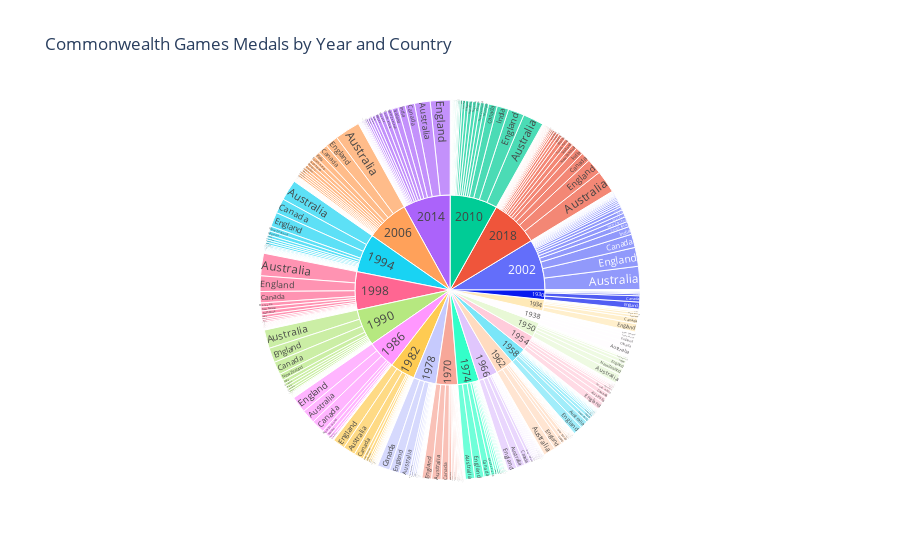

The notebook cell this image was saved under:
### Code cell
# prompt: draw a sunburst chart using the above df data


import pandas as pd
import plotly.express as px


# Load the dataset (assuming 'df' is already loaded as shown in your code)
df = pd.read_csv("https://raw.githubusercontent.com/nethajinirmal13/Training-datasets/main/COMMONWEALTH%20GAMES%201930-2018%20%20-%20MEDAL%20TALLY.csv")


# Prepare the data for the sunburst chart
# Assuming you want to visualize medals by Year, Country, and Total medals
# Replace 'Total' with the actual column name if different
df['Total'] = pd.to_numeric(df['Total'], errors='coerce')  # Convert to numeric, handle errors


fig = px.sunburst(df, path=['Year', 'Country'], values='Total',
                 title="Commonwealth Games Medals by Year and Country")


fig.show()

### Figure 1 — Plotly figure (JSON) as saved in the notebook; plotly's stock layout.template omitted (floating-point values rounded to 4 significant figures; data arrays with more than 128 entries replaced by an {"elided": "..."} marker saying what was removed)
{"data": [{"branchvalues": "total", "domain": {"x": [0, 1], "y": [0, 1]}, "hovertemplate": "labels=%{label}<br>Total=%{value}<br>parent=%{parent}<br>id=%{id}<extra></extra>", "ids": {"elided": "917 str values"}, "labels": {"elided": "917 str values"}, "name": "", "parents": {"elided": "917 str values"}, "type": "sunburst", "values": {"elided": "917 float values"}}], "layout": {"legend": {"tracegroupgap": 0}, "title": {"text": "Commonwealth Games Medals by Year and Country"}}}
